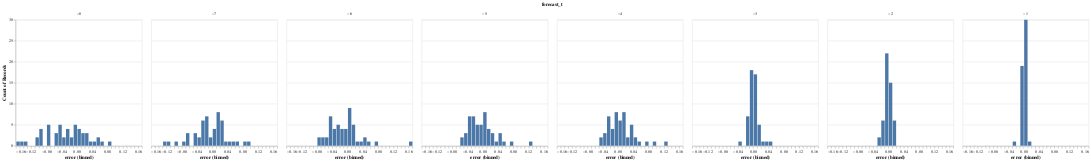

Write notebook code for a chart like this one.
### Code cell
errors = (
    forecasts.filter(pl.col("forecast_t") != 0)
    .join(
        forecasts.filter(pl.col("forecast_t") == 0)
        .drop("forecast_t")
        .rename({"pred": "true"}),
        on=["season", "geography"],
    )
    .with_columns(error=pl.col("pred") - pl.col("true"))
)

alt.Chart(errors).mark_bar().encode(
    alt.X("error", bin=alt.Bin(step=0.01)), alt.Y("count()"), alt.Facet("forecast_t")
)

### Figure 1 — Vega-Lite specification as saved in the notebook (floating-point values rounded to 4 significant figures; data arrays with more than 128 entries replaced by an {"elided": "..."} marker saying what was removed)
{"config": {"view": {"continuousWidth": 300, "continuousHeight": 300}}, "data": {"name": "data-1036be6e34eff27a0e8df198aafebba5"}, "mark": {"type": "bar"}, "encoding": {"facet": {"field": "forecast_t", "type": "quantitative"}, "x": {"bin": {"step": 0.01}, "field": "error", "type": "quantitative"}, "y": {"aggregate": "count", "type": "quantitative"}}, "$schema": "https://vega.github.io/schema/vega-lite/v5.20.1.json", "datasets": {"data-1036be6e34eff27a0e8df198aafebba5": {"elided": "408 records"}}}
